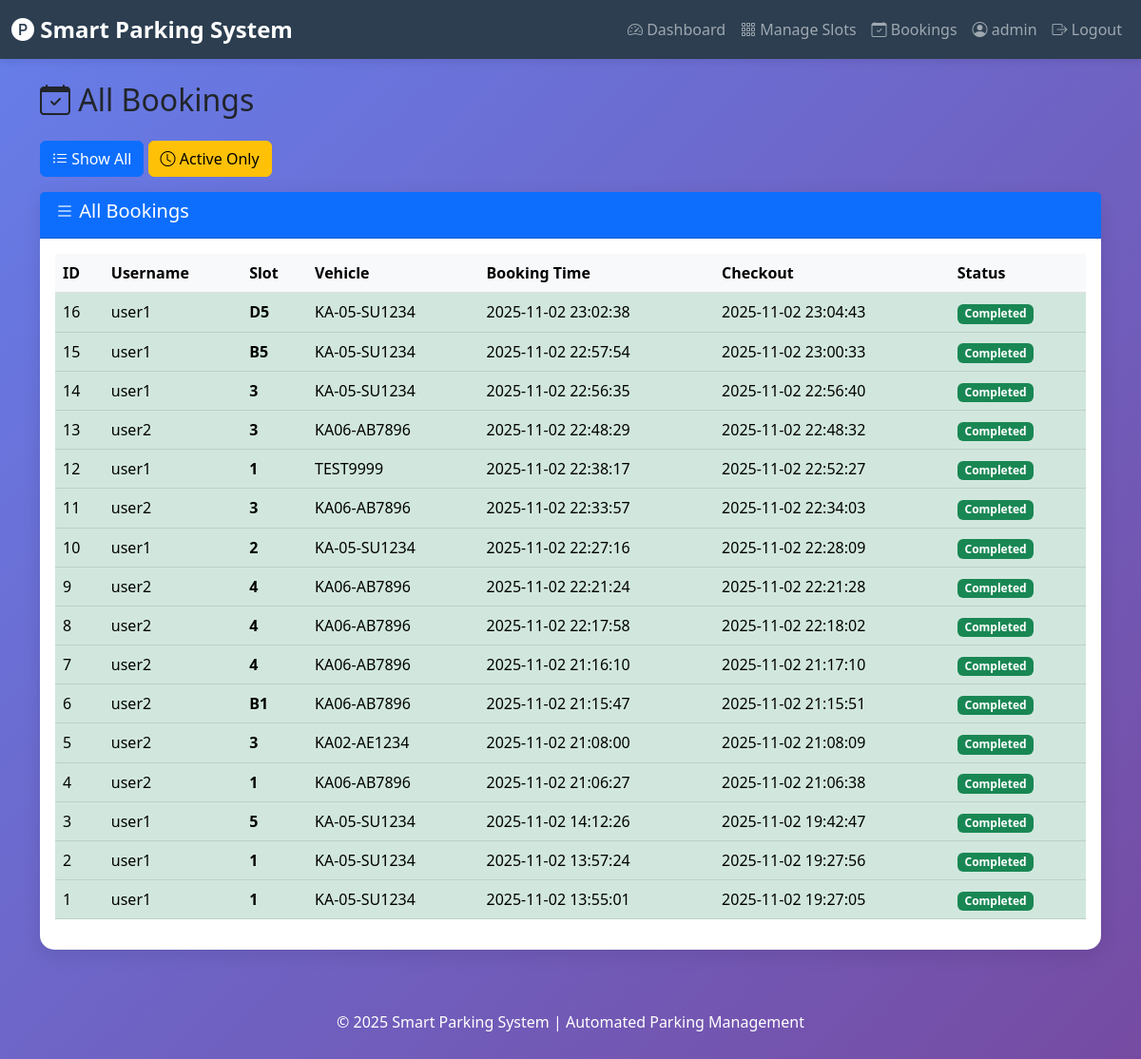
Before: /admin/bookings (signed in) with the older database file.
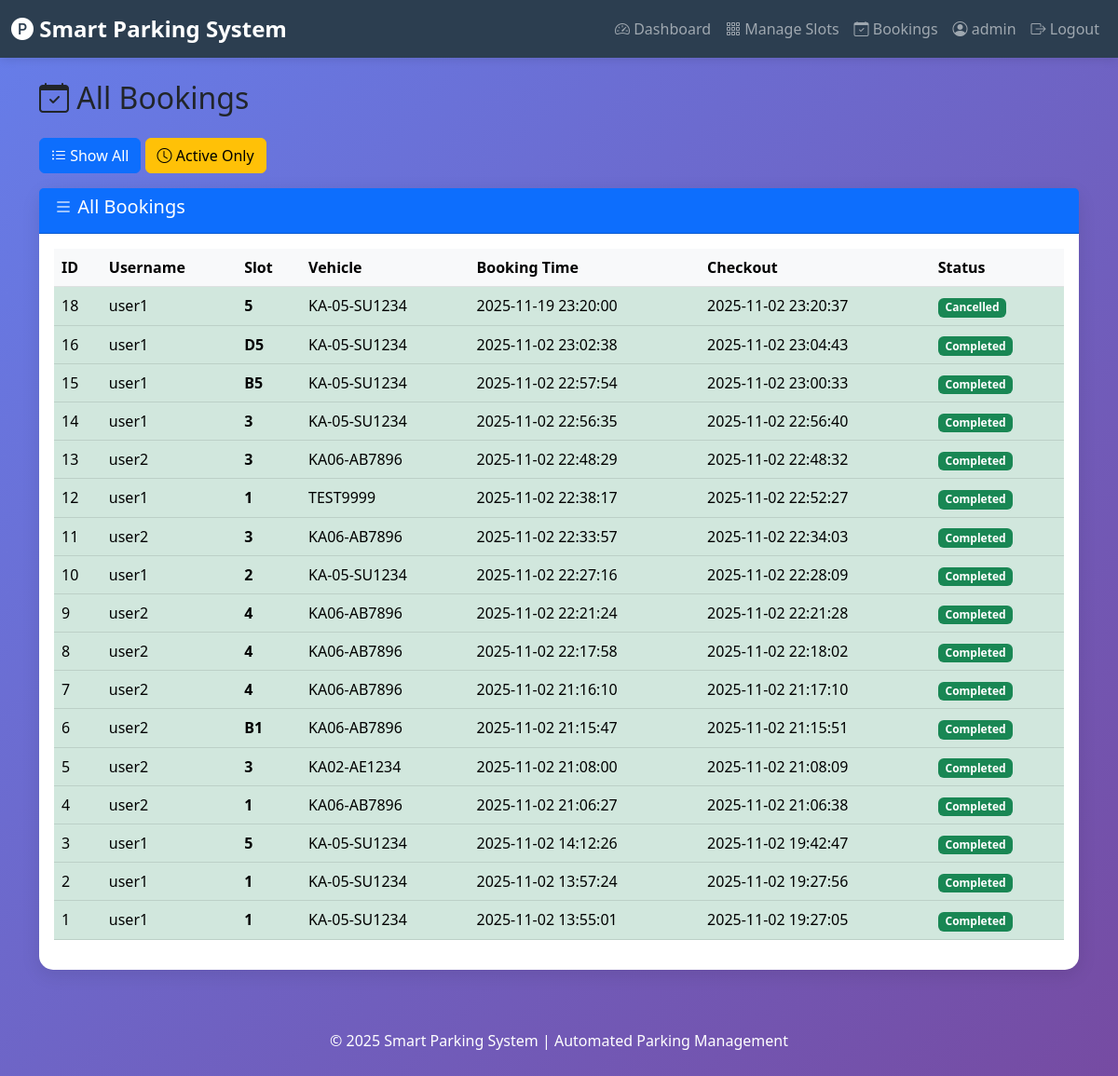
After: the same page with the newer database file.
### tables this page shows
CREATE TABLE bookings (
                    id INTEGER PRIMARY KEY AUTOINCREMENT,
                    user_id INTEGER NOT NULL,
                    slot_id INTEGER NOT NULL,
                    vehicle_number TEXT NOT NULL,
                    booking_time TIMESTAMP DEFAULT CURRENT_TIMESTAMP,
                    checkout_time TIMESTAMP,
                    status TEXT DEFAULT 'Active', package_type TEXT DEFAULT 'Hourly', package_cost REAL DEFAULT 50, expected_duration REAL DEFAULT 1, actual_cost REAL,
                    FOREIGN KEY (user_id) REFERENCES users(id),
                    FOREIGN KEY (slot_id) REFERENCES slots(id)
                );

CREATE TABLE users (
                    id INTEGER PRIMARY KEY AUTOINCREMENT,
                    username TEXT UNIQUE NOT NULL,
                    password TEXT NOT NULL,
                    email TEXT UNIQUE NOT NULL,
                    phone TEXT,
                    vehicle_number TEXT,
                    created_at TIMESTAMP DEFAULT CURRENT_TIMESTAMP
                );

CREATE TABLE slots (
                    id INTEGER PRIMARY KEY AUTOINCREMENT,
                    slot_number TEXT UNIQUE NOT NULL,
                    slot_type TEXT DEFAULT 'Regular',
                    status TEXT DEFAULT 'Available',
                    floor INTEGER DEFAULT 1,
                    created_at TIMESTAMP DEFAULT CURRENT_TIMESTAMP
                );

### app.py (the view)
@app.route('/admin/bookings')
@admin_required
def admin_bookings():
    filter_type = request.args.get('filter', 'all')
    if filter_type == 'active':
        bookings_raw = booking_manager.get_active_bookings()
        bookings = []
        for booking in bookings_raw:
            duration = Helper.calculate_duration(booking[5])
            duration_detailed = Helper.calculate_duration_detailed(booking[5])
            bookings.append(booking + (duration_detailed['display'],))
    else:
        bookings = booking_manager.get_all_bookings()
    return render_template('admin/bookings.html', bookings=bookings, filter_type=filter_type)

### app.py (called while the page is built)
def admin_required(f):
    @wraps(f)
    def decorated_function(*args, **kwargs):
        if 'user_id' not in session or session.get('role') != 'admin':
            flash('Admin access required', 'danger')
            return redirect(url_for('login'))
        return f(*args, **kwargs)
    return decorated_function

### database/db_manager.py (called while the page is built)
    def fetch_all(self, query, params=()):
        try:
            self.cursor.execute(query, params)
            return self.cursor.fetchall()
        except sqlite3.Error as e:
            print(f"Fetch error: {e}")
            return []

### modules/booking_manager.py (called while the page is built)
    def get_all_bookings(self):
        query = """
            SELECT b.id, u.username, s.slot_number, b.vehicle_number,
                   b.booking_time, b.checkout_time, b.status
            FROM bookings b
            JOIN users u ON b.user_id = u.id
            JOIN slots s ON b.slot_id = s.id
            ORDER BY b.booking_time DESC
        """
        return self.db.fetch_all(query)

### templates/admin/bookings.html (shortened to what this page needs)
{% extends "base.html" %}
{% block content %}
<h2 class="mb-4"><i class="bi bi-calendar-check"></i> All Bookings</h2>
<div class="row mb-3">
    <div class="col-md-12">
        <a href="{{ url_for('admin_bookings', filter='all') }}" class="btn btn-primary">
            <i class="bi bi-list-ul"></i> Show All
        </a>
        <a href="{{ url_for('admin_bookings', filter='active') }}" class="btn btn-warning">
            <i class="bi bi-clock"></i> Active Only
        </a>
    </div>
</div>
<div class="card">
    <div class="card-header bg-primary text-white">
        <h5>
            <i class="bi bi-list"></i>
            {% if filter_type == 'active' %}Active{% else %}All{% endif %} Bookings
        </h5>
    </div>
    <div class="card-body">
        {% if bookings %}
            <div class="table-responsive">
                <table class="table table-hover">
                    <thead class="table-light">
                        <tr>
                            <th>ID</th>
                            <th>Username</th>
                            <th>Slot</th>
                            <th>Vehicle</th>
                            <th>Booking Time</th>
                            {% if filter_type != 'active' %}
                                <th>Checkout</th>
                                <th>Status</th>
                            {% endif %}
                        </tr>
                    </thead>
                    <tbody>
                        {% for booking in bookings %}
                            <tr class="{% if booking[6] == 'Active' or filter_type == 'active' %}table-warning{% else %}table-success{% endif %}">
                                <td>{{ booking[0] }}</td>
                                <td>{{ booking[1] }}</td>
                                {% if filter_type == 'active' %}
                                    <td>{{ booking[2] }}</td>
                                    <td><strong>{{ booking[3] }}</strong></td>
                                    <td>{{ booking[4] }}</td>
                                    <td>{{ booking[5] }}</td>
                                    <td><span class="badge bg-info">{{ booking[6] }}</span></td>
                                {% else %}
                                    <td><strong>{{ booking[2] }}</strong></td>
                                    <td>{{ booking[3] }}</td>
                                    <td>{{ booking[4] }}</td>
                                    <td>{{ booking[5] if booking[5] else 'N/A' }}</td>
                                    <td>
                                        {% if booking[6] == 'Active' %}
                                            <span class="badge bg-warning">{{ booking[6] }}</span>
                                        {% else %}
                                            <span class="badge bg-success">{{ booking[6] }}</span>
                                        {% endif %}
                                    </td>
                                {% endif %}
                            </tr>
                        {% endfor %}
                    </tbody>
                </table>
            </div>
        {% else %}
            <div class="text-center py-5">
                <i class="bi bi-inbox" style="font-size: 4rem; color: #ccc;"></i>
                <h4 class="mt-3 text-muted">No Bookings Found</h4>
                <p class="text-muted">There are no bookings to display</p>
            </div>
        {% endif %}
    </div>
</div>
{% endblock %}

Changed rows visible on the page:
added bookings: id "18", username "user1", slot_number "5", vehicle_number "KA-05-SU1234", booking_time "2025-11-19 23:20:00", checkout_time "2025-11-02 23:20:37", status "Cancelled"
